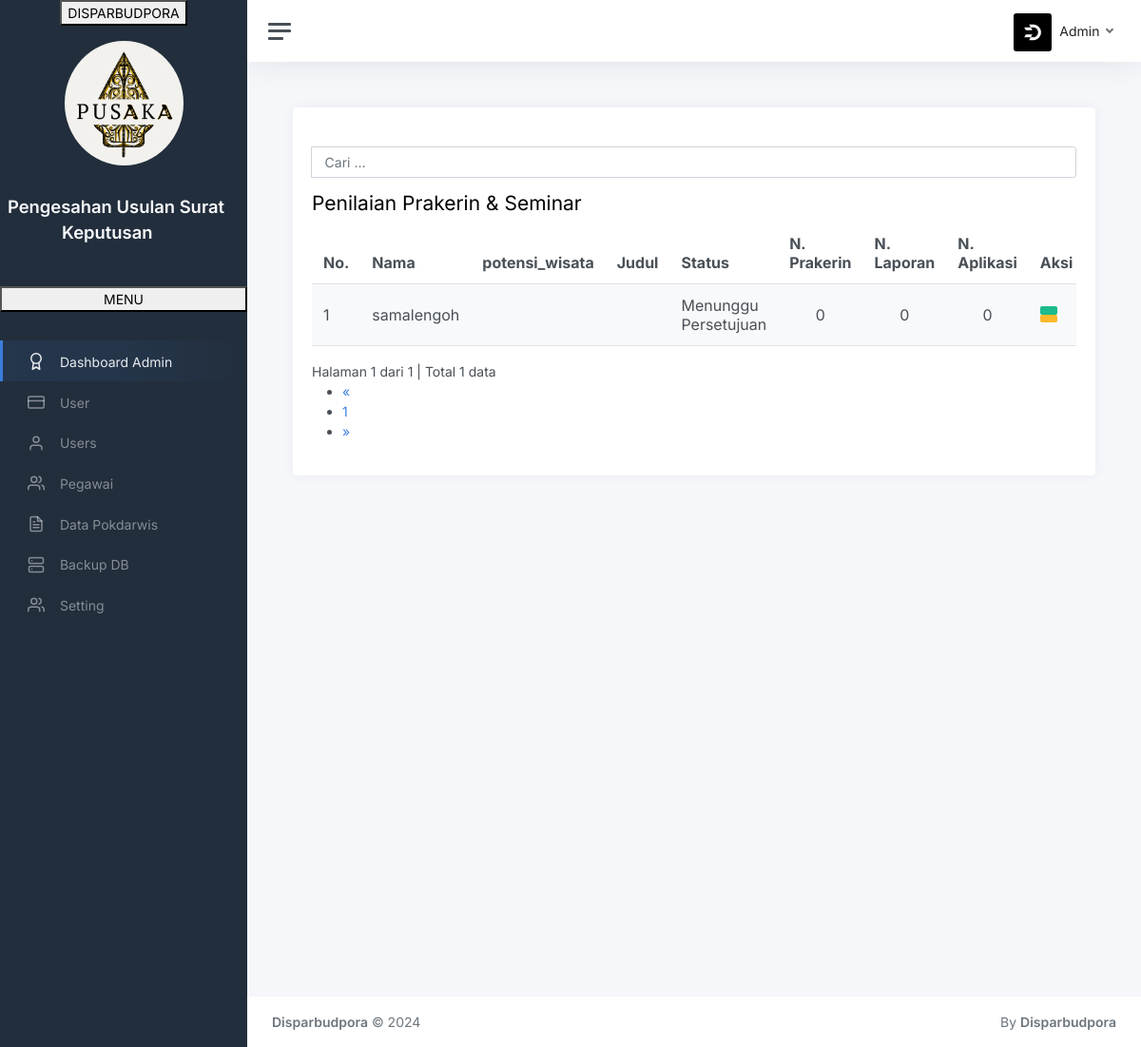
Page /index.php?page=tampil-nilai (signed in) on the earlier database version.
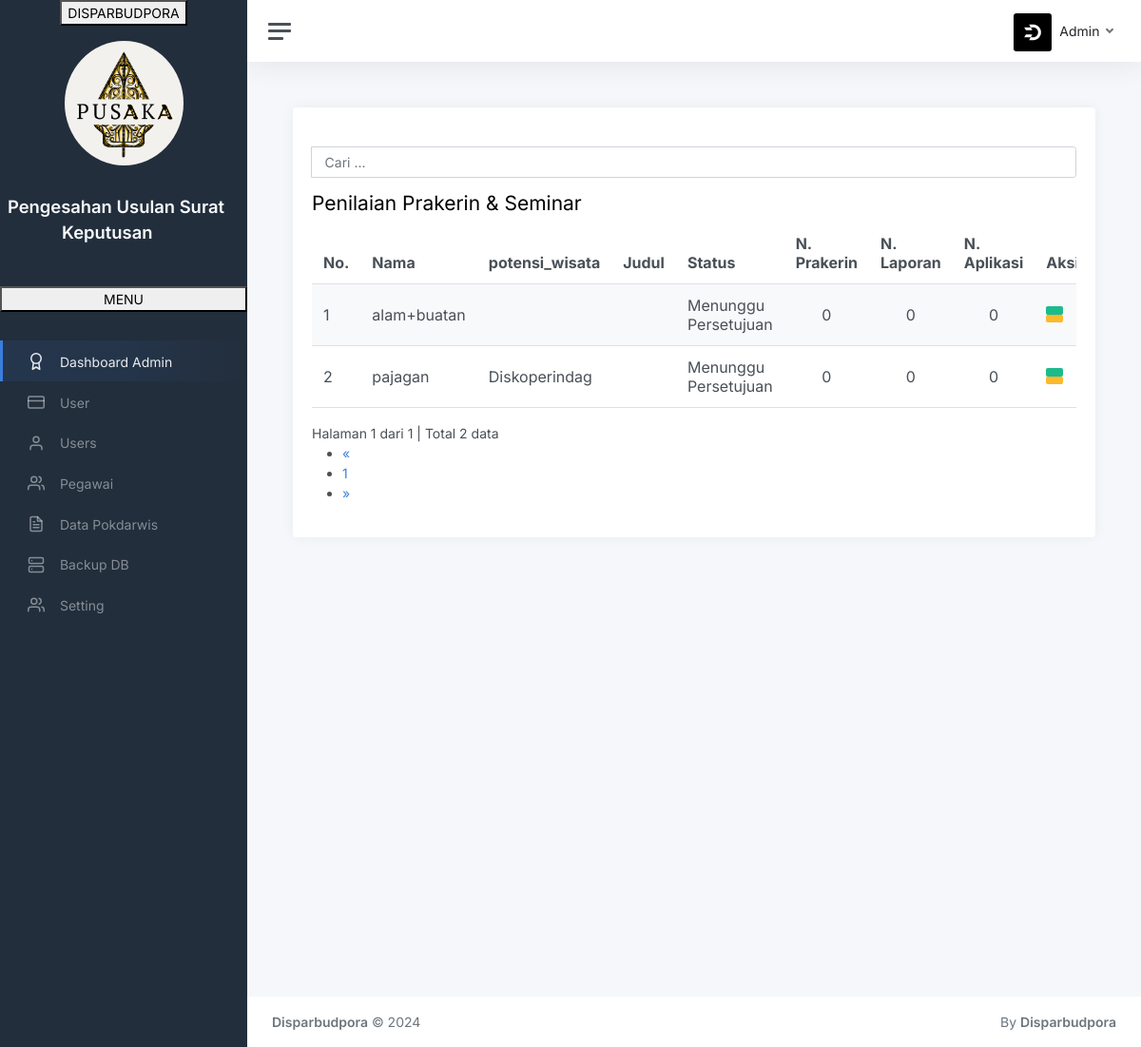
Same page on the later database version.
### tables this page shows
CREATE TABLE `seminar` (
  `idseminar` int(5) NOT NULL AUTO_INCREMENT,
  `nis` int(8) NOT NULL,
  `judul` varchar(255) NOT NULL,
  `file` varchar(255) NOT NULL,
  `tautan` varchar(255) NOT NULL,
  `statussem` varchar(30) NOT NULL,
  `ket` varchar(255) NOT NULL,
  `pengujilap` int(8) NOT NULL,
  `pengujiapl` int(8) NOT NULL,
  `nilaiprakerin` int(3) NOT NULL,
  `nilailaporan` int(3) NOT NULL,
  `nilaiaplikasi` int(3) NOT NULL,
  PRIMARY KEY (`idseminar`)
);

CREATE TABLE `users` (
  `nis` bigint(12) unsigned NOT NULL,
  `id` bigint(12) unsigned NOT NULL,
  `nama` varchar(255) NOT NULL,
  `tanggal_buat` date NOT NULL,
  `alamat` varchar(255) NOT NULL,
  `potensi_wisata` varchar(100) NOT NULL,
  `telp` varchar(15) NOT NULL,
  `stat` varchar(30) NOT NULL,
  `foto` varchar(255) NOT NULL,
  PRIMARY KEY (`nis`)
);

### seminar/tampil-nilai.php (the view, shortened to what the changed rows need)
<?php
if (isset($_POST['cari'])) {
    $cari = $_POST['cari'];
} else {
    $cari = "";
}
?>
<br>
<div class="row">
    <div class="col-md-12">
        <div class="panel-body">
            <div class="pull-right btn-tambah">
                <form class="form-inline" method="POST" action="?page=seminar-tampil">
                    <div class="form-group">
                        <div class="input-group">
                            <input type="text" class="form-control" name="cari" placeholder="Cari ..." autocomplete="off" value="<?php echo $cari; ?>">
                        </div>
                    </div>
                </form>
            </div>
        </div>
        <div class="panel panel-default">
            <div class="panel-heading">
                <h3 class="panel-title">Penilaian Prakerin & Seminar</h3>
            </div>
            <div class="panel-body">
                <div class="table-responsive">
                    <table class="table table-striped table-hover">
                        <thead>
                            <tr>
                                <th>No.</th>
                                <th>Nama</th>
                                <th>potensi_wisata</th>
                                <th>Judul</th>
                                <th>Status</th>
                                <th class='center'>N. Prakerin</th>
                                <th class='center'>N. Laporan</th>
                                <th class='center'>N. Aplikasi</th>
                                <th class='center'>Aksi</th>
                            </tr>
                        </thead>
                        <tbody>
                            <?php
                            $batas = 10;
                            if (isset($cari)) {
                                $jumlah_record = mysqli_query($db, "SELECT seminar.*, users.nama, users.potensi_wisata FROM seminar JOIN users ON users.nis = seminar.nis WHERE potensi_wisata LIKE '%$cari%' OR nama LIKE '%$cari%'") or die('Ada kesalahan pada query jumlah_record: ' . mysqli_error($db));
                            } else {
                                $jumlah_record = mysqli_query($db, "SSELECT seminar.*, users.nama, users.potensi_wisata FROM seminar JOIN users ON users.nis = seminar.nis") or die('Ada kesalahan pada query jumlah_record: ' . mysqli_error($db));
                            }
                            $jumlah  = mysqli_num_rows($jumlah_record);
                            $halaman = ceil($jumlah / $batas);
                            $page    = (isset($_GET['hal'])) ? (int)$_GET['hal'] : 1;
                            $mulai   = ($page - 1) * $batas;
                            $no = 1;
                            if (isset($cari)) {
                                $query = mysqli_query($db, "SELECT seminar.*, users.nama, users.potensi_wisata FROM seminar JOIN users ON users.nis = seminar.nis WHERE potensi_wisata LIKE '%$cari%' OR nama LIKE '%$cari%' ORDER BY nis LIMIT $mulai, $batas")
                                    or die('Ada kesalahan pada query seminar: ' . mysqli_error($db));
                            } else {
                                $query = mysqli_query($db, "SELECT seminar.*, users.nama, users.potensi_wisata FROM seminar JOIN users ON users.nis = seminar.nis ORDER BY nis LIMIT $mulai, $batas") or die('Ada kesalahan pada query seminar: ' . mysqli_error($db));
                            }
                            while ($data = mysqli_fetch_assoc($query)) {
                                echo "  <tr>
                      <td width='20'>$no</td>
                      <td width='100'>$data[nama]</td>
                      <td width='75'>$data[potensi_wisata]</td>
                      <td width='200'>$data[judul]</td>
                      <td width='50'>$data[statussem]</td>
                      <td width='25' align='center'>$data[nilaiprakerin]</td>
                      <td width='25' align='center'>$data[nilailaporan]</td>
                      <td width='25' align='center'>$data[nilaiaplikasi]</td>
                      <td width='100' class='center'>
                        <div class=''>
                        <a data-toggle='tooltip' data-placement='top' title='Detail' style='margin-right:5px' class='btn btn-success btn-sm' href='?page=seminar-detail&id=$data[idseminar]'> <i class='glyphicon glyphicon-eye-open'></i></a>
                        <a data-toggle='tooltip' data-placement='top' title='Print Detail' style='margin-right:5px' class='btn btn-warning btn-sm' href='?page=seminar-print-detail&id=$data[idseminar]' target='_blank'> <i class='glyphicon glyphicon-print'></i></a>";;
                            ?>
                            <?php
                                echo "
                        </div>
                      </td>
                    </tr>";
                                $no++;
                            }
                            ?>
                        </tbody>
                    </table>
                    <?php
                    if (empty($_GET['hal'])) {
                        $halaman_aktif = '1';
                    } else {
                        $halaman_aktif = $_GET['hal'];
                    }
                    ?>
                    <a>
                        Halaman <?php echo $halaman_aktif; ?> dari <?php echo $halaman; ?> |
                        Total <?php echo $jumlah; ?> data
                    </a>
                    <nav>
                        <ul class="pagination pull-right">
                            <?php
                            if ($halaman_aktif <= '1') { ?>
                                <li class="disabled">
                                    <a href="" aria-label="Previous">
                                        <span aria-hidden="true">&laquo;</span>
                                    </a>
                                </li>
                            <?php
                            }
                            ?>
                            <?php
                            for ($x = 1; $x <= $halaman; $x++) { ?>
                                <li class="">
                                    <a href="?page=seminar-tampil&hal=<?php echo $x ?>"><?php echo $x ?></a>
                                </li>
                            <?php
                            }
                            ?>
                            <?php
                            if ($halaman_aktif >= $halaman) { ?>
                                <li class="disabled">
                                    <a href="" aria-label="Next">
                                        <span aria-hidden="true">&raquo;</span>
                                    </a>
                                </li>
                            <?php
                            }
                            ?>
                        </ul>
                    </nav>
                </div>
            </div>
        </div>
    </div>
</div>

Differences in the rows shown:
no longer on this page (row unchanged): seminar: users.nama "samalengoh", statussem "Menunggu Persetujuan", nilaiprakerin "0", nilailaporan "0", nilaiaplikasi "0"
added seminar: users.nama "alam+buatan", statussem "Menunggu Persetujuan", nilaiprakerin "0", nilailaporan "0", nilaiaplikasi "0"
added seminar: users.nama "pajagan", users.potensi_wisata "Diskoperindag", statussem "Menunggu Persetujuan", nilaiprakerin "0", nilailaporan "0", nilaiaplikasi "0"
Other differences:
$jumlah: "1" → "2"
